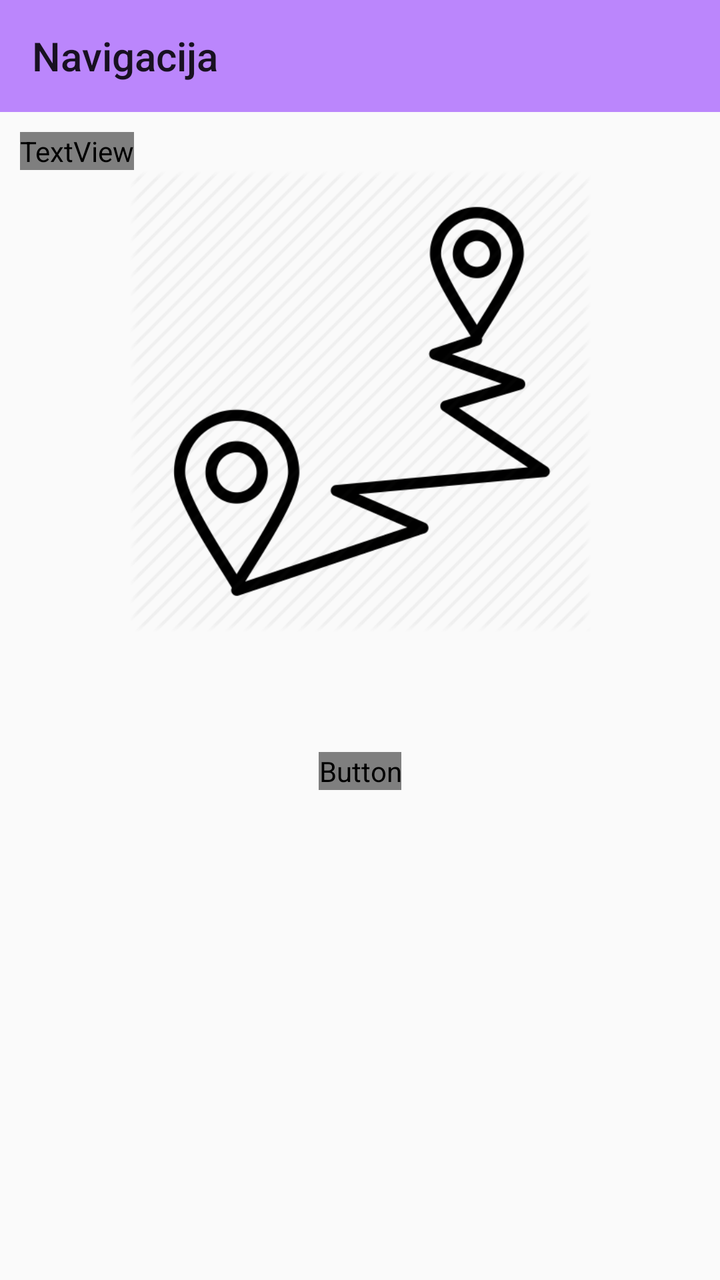
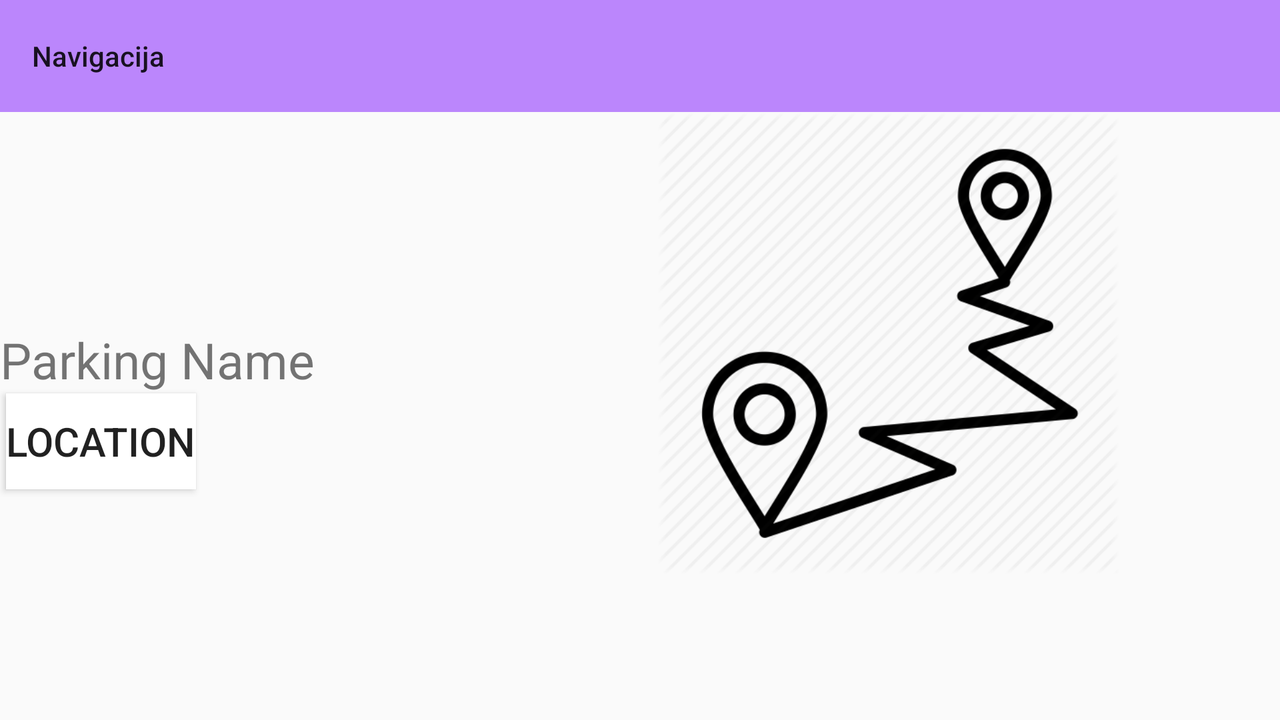

The same Android screen from two of the app's own layout files: first res/layout/ as a phone draws it, then the repository's variant for another configuration, drawn on a device whose configuration selects that folder. Both files follow.
<!-- AndroidManifest.xml: application theme Theme.AppCompat.Light.NoActionBar -->
<!-- res/layout/activity_confirmation_reservation.xml -->
<?xml version="1.0" encoding="utf-8"?>
<RelativeLayout
xmlns:android="http://schemas.android.com/apk/res/android"
xmlns:app="http://schemas.android.com/apk/res-auto"
xmlns:tools="http://schemas.android.com/tools"
android:layout_width="match_parent"
android:layout_height="match_parent"
tools:context=".ConfirmationReservationActivity">
    <androidx.appcompat.widget.Toolbar
        xmlns:android="http://schemas.android.com/apk/res/android"
        xmlns:app="http://schemas.android.com/apk/res-auto"
        android:orientation="vertical"
        android:layout_width="match_parent"
        android:layout_height="56dp"
        android:background="@color/purple_200"
        android:id="@+id/toolbar"
        app:title="Navigacija">
    </androidx.appcompat.widget.Toolbar>

    <TextView
        android:id="@+id/confirmationinfo"
        android:layout_width="wrap_content"
        android:layout_height="wrap_content"
      android:layout_below="@id/toolbar"
        android:layout_marginTop="10dp"
        android:layout_marginLeft="10dp"
        android:text="Parking Name"
        android:textSize="20dp"
        android:textColor="@color/green"
        />

    <ImageView
        android:id="@+id/image"
        android:layout_width="306dp"
        android:layout_height="231dp"
        android:layout_centerInParent="true"
        android:layout_marginStart="40dp"
       android:layout_below="@id/confirmationinfo"
        android:layout_marginEnd="40dp"
        android:layout_marginBottom="40dp"
        app:srcCompat="@drawable/navigation" />

<Button
    android:id="@+id/navigate"
    android:layout_width="wrap_content"
    android:layout_height="wrap_content"
    android:layout_below="@+id/image"
    android:layout_centerHorizontal="true"
    android:layout_marginTop="20dp"
    android:background="@android:color/white"
    android:text="location"
    android:textSize="20dp"
    android:textColor="@color/green"
/>



</RelativeLayout>
<!-- resources referenced by this layout -->
<resources>
  <!-- drawable navigation: png bitmap (drawable-v24, 26007 bytes) -->
</resources>
<!-- res/layout-land/activity_confirmation_reservation.xml (the repository's variant of the layout above) -->
<!-- drawn on the phone turned sideways -->
<?xml version="1.0" encoding="utf-8"?>
<RelativeLayout
xmlns:android="http://schemas.android.com/apk/res/android"
xmlns:app="http://schemas.android.com/apk/res-auto"
xmlns:tools="http://schemas.android.com/tools"
android:layout_width="match_parent"
android:layout_height="match_parent"
tools:context=".ConfirmationReservationActivity">
    <androidx.appcompat.widget.Toolbar
        xmlns:android="http://schemas.android.com/apk/res/android"
        xmlns:app="http://schemas.android.com/apk/res-auto"
        android:orientation="vertical"
        android:layout_width="match_parent"
        android:layout_height="56dp"
        android:background="@color/purple_200"
        android:id="@+id/toolbar"
        app:title="Navigacija">
    </androidx.appcompat.widget.Toolbar>
    <TextView
        android:id="@+id/confirmationinfo"
        android:layout_width="380dp"
        android:layout_height="wrap_content"
        android:layout_centerVertical="true"
        android:layout_marginTop="20dp"
        android:text="Parking Name"
        android:textSize="25dp"
        />

    <ImageView
        android:id="@+id/image"
        android:layout_width="306dp"
        android:layout_height="231dp"
        android:layout_alignParentRight="true"
        android:layout_below="@+id/toolbar"
        android:layout_marginRight="43dp"
        app:srcCompat="@drawable/navigation" />


    <Button
        android:id="@+id/navigate"
        android:layout_width="wrap_content"
        android:layout_height="wrap_content"
        android:layout_alignParentRight="true"
        android:layout_below="@id/confirmationinfo"
        android:layout_marginRight="542dp"
        android:background="@android:color/white"
        android:text="location"
        android:textSize="20dp" />


</RelativeLayout>
